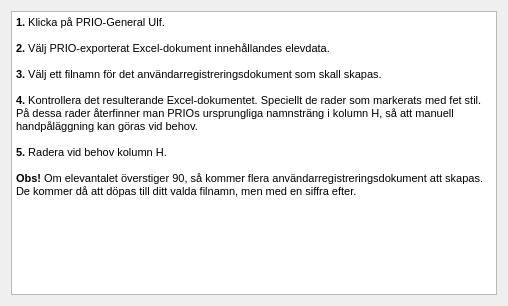
<?xml version="1.0" encoding="UTF-8"?>
<ui version="4.0">
 <class>Help</class>
 <widget class="QWidget" name="Help">
  <property name="geometry">
   <rect>
    <x>0</x>
    <y>0</y>
    <width>508</width>
    <height>306</height>
   </rect>
  </property>
  <property name="baseSize">
   <size>
    <width>0</width>
    <height>0</height>
   </size>
  </property>
  <property name="windowTitle">
   <string>PRIO-fix Avändarregistrering Hjälp</string>
  </property>
  <layout class="QGridLayout" name="gridLayout">
   <item row="0" column="0">
    <widget class="QTextEdit" name="textEdit">
     <property name="readOnly">
      <bool>true</bool>
     </property>
     <property name="html">
      <string>&lt;!DOCTYPE HTML PUBLIC &quot;-//W3C//DTD HTML 4.0//EN&quot; &quot;http://www.w3.org/TR/REC-html40/strict.dtd&quot;&gt;
&lt;html&gt;&lt;head&gt;&lt;meta name=&quot;qrichtext&quot; content=&quot;1&quot; /&gt;&lt;style type=&quot;text/css&quot;&gt;
p, li { white-space: pre-wrap; }
&lt;/style&gt;&lt;/head&gt;&lt;body style=&quot; font-family:'MS Shell Dlg 2'; font-size:7.8pt; font-weight:400; font-style:normal;&quot;&gt;
&lt;p style=&quot; margin-top:0px; margin-bottom:0px; margin-left:0px; margin-right:0px; -qt-block-indent:0; text-indent:0px;&quot;&gt;&lt;span style=&quot; font-size:8.25pt; font-weight:600;&quot;&gt;1. &lt;/span&gt;&lt;span style=&quot; font-size:8.25pt;&quot;&gt;Klicka på PRIO-General Ulf.&lt;/span&gt;&lt;/p&gt;
&lt;p style=&quot;-qt-paragraph-type:empty; margin-top:0px; margin-bottom:0px; margin-left:0px; margin-right:0px; -qt-block-indent:0; text-indent:0px; font-size:8.25pt;&quot;&gt;&lt;br /&gt;&lt;/p&gt;
&lt;p style=&quot; margin-top:0px; margin-bottom:0px; margin-left:0px; margin-right:0px; -qt-block-indent:0; text-indent:0px;&quot;&gt;&lt;span style=&quot; font-size:8.25pt; font-weight:600;&quot;&gt;2.&lt;/span&gt;&lt;span style=&quot; font-size:8.25pt;&quot;&gt; Välj PRIO-exporterat Excel-dokument innehållandes elevdata.&lt;/span&gt;&lt;/p&gt;
&lt;p style=&quot;-qt-paragraph-type:empty; margin-top:0px; margin-bottom:0px; margin-left:0px; margin-right:0px; -qt-block-indent:0; text-indent:0px; font-size:8.25pt;&quot;&gt;&lt;br /&gt;&lt;/p&gt;
&lt;p style=&quot; margin-top:0px; margin-bottom:0px; margin-left:0px; margin-right:0px; -qt-block-indent:0; text-indent:0px;&quot;&gt;&lt;span style=&quot; font-size:8.25pt; font-weight:600;&quot;&gt;3.&lt;/span&gt;&lt;span style=&quot; font-size:8.25pt;&quot;&gt; Välj ett filnamn för det användarregistreringsdokument som skall skapas. &lt;/span&gt;&lt;/p&gt;
&lt;p style=&quot;-qt-paragraph-type:empty; margin-top:0px; margin-bottom:0px; margin-left:0px; margin-right:0px; -qt-block-indent:0; text-indent:0px; font-size:8.25pt;&quot;&gt;&lt;br /&gt;&lt;/p&gt;
&lt;p style=&quot; margin-top:0px; margin-bottom:0px; margin-left:0px; margin-right:0px; -qt-block-indent:0; text-indent:0px;&quot;&gt;&lt;span style=&quot; font-size:8.25pt; font-weight:600;&quot;&gt;4.&lt;/span&gt;&lt;span style=&quot; font-size:8.25pt;&quot;&gt; Kontrollera det resulterande Excel-dokumentet. Speciellt de rader som markerats med fet stil. På dessa rader återfinner man PRIOs ursprungliga namnsträng i kolumn H, så att manuell handpåläggning kan göras vid behov.&lt;/span&gt;&lt;/p&gt;
&lt;p style=&quot;-qt-paragraph-type:empty; margin-top:0px; margin-bottom:0px; margin-left:0px; margin-right:0px; -qt-block-indent:0; text-indent:0px; font-size:8.25pt;&quot;&gt;&lt;br /&gt;&lt;/p&gt;
&lt;p style=&quot; margin-top:0px; margin-bottom:0px; margin-left:0px; margin-right:0px; -qt-block-indent:0; text-indent:0px;&quot;&gt;&lt;span style=&quot; font-size:8.25pt; font-weight:600;&quot;&gt;5.&lt;/span&gt;&lt;span style=&quot; font-size:8.25pt;&quot;&gt; Radera vid behov kolumn H.&lt;/span&gt;&lt;/p&gt;
&lt;p style=&quot;-qt-paragraph-type:empty; margin-top:0px; margin-bottom:0px; margin-left:0px; margin-right:0px; -qt-block-indent:0; text-indent:0px; font-size:8.25pt;&quot;&gt;&lt;br /&gt;&lt;/p&gt;
&lt;p style=&quot; margin-top:0px; margin-bottom:0px; margin-left:0px; margin-right:0px; -qt-block-indent:0; text-indent:0px;&quot;&gt;&lt;span style=&quot; font-size:8.25pt; font-weight:600;&quot;&gt;Obs!&lt;/span&gt;&lt;span style=&quot; font-size:8.25pt;&quot;&gt; Om elevantalet överstiger 90, så kommer flera användarregistreringsdokument att skapas. De kommer då att döpas till ditt valda filnamn, men med en siffra efter.&lt;/span&gt;&lt;/p&gt;&lt;/body&gt;&lt;/html&gt;</string>
     </property>
    </widget>
   </item>
  </layout>
 </widget>
 <resources/>
 <connections/>
</ui>
